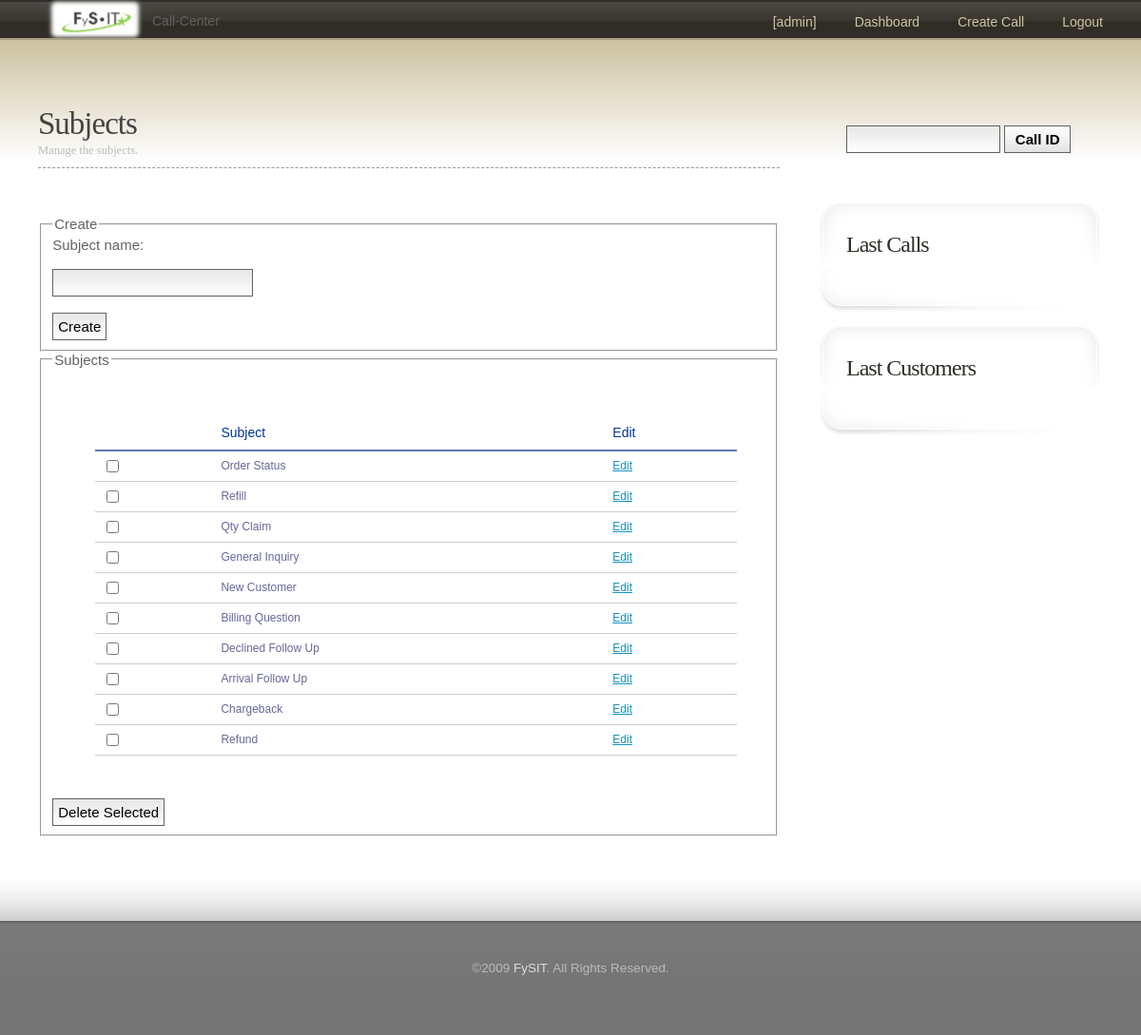
/subjects.php (signed in), run on the app's committed database.
### tables this page shows
CREATE TABLE IF NOT EXISTS `subjects` (
  `id` int(10) NOT NULL AUTO_INCREMENT,
  `subject` varchar(255) NOT NULL,
  PRIMARY KEY (`id`)
);

### inc/classes/db.php (called while the page is built, shortened)
<?php
class db extends debug
{
	public $db, $link, $num_queries, $ok, $num_rows;
	public $prefix;
	function addPrefix($table)
	{
		$final = $this->prefix.$table;
		return $final;
	}
	function __construct($server, $user, $password, $database)
	{
		$this->db['server'] = $server;
		$this->db['user'] =	$user;
		$this->db['password'] = $password;
		$this->link = @mysql_connect($this->db['server'], $this->db['user'], $this->db['password']);
	}
	function query($query, $debug = false, $no_errors = false)
	{
		if ($this->link) {
			@$result = mysql_query($query);
			if (($result) || ($no_errors)) {
				return $result;
			} else {
				$this->addToLog(mysql_error());
			}
		} else {
			$this->addToLog(mysql_error());
		}
	}
	function newRow($query)
	{
		if ($query)
			return mysql_fetch_assoc($query);
	}
}
?>

### inc/config.php (called while the page is built, shortened)
<?php
$db = new db('server', 'user', 'password', 'table');
$db->setLogBuffer(false);
$db->prefix = '';
?>

### inc/tables.php (called while the page is built)
<?php
$db->table = array('users' => $db->addPrefix('users'),
					 'customers' => $db->addPrefix('customers'),
					 'calls' => $db->addPrefix('calls'),
					 'webs' => $db->addPrefix('webs'),
					 'subjects' => $db->addPrefix('subjects'),
					 'options' => $db->addPrefix('options')
			 );
?>

### inc/classes/subject.php (the view, shortened to what this page needs)
<?php
class subject extends debug
{
	function show()
	{
		global $db;
		$query = $db->query("SELECT * FROM {$db->table['subjects']}");
		while($row = $db->newRow($query)) {
			echo('
								<tr>
									<td><input type="checkbox" name="delete[]" value="'.$row['id'].'"/></td>
									<td>'.$row['subject'].'</td>
									<td><a href="?edit='.$row['id'].'">Edit</a></td>
								</tr>
			');
		}
	}
}
?>

### themes/default/header.php (shortened to what this page needs)
<!DOCTYPE html PUBLIC "-//W3C//DTD XHTML 1.0 Strict//EN" "http://www.w3.org/TR/xhtml1/DTD/xhtml1-strict.dtd">
<html xmlns="http://www.w3.org/1999/xhtml">
<head>
<link href="<?php echo ('themes/'.THEME); ?>/css/default.css" rel="stylesheet" type="text/css" media="screen" />
</head>
<body>
<div id="header">
	<div id="logo">
		<h1><img src="<?php echo ('themes/'.THEME); ?>/images/inline_logo.png"/></h1>
		<p>Call-Center</p>
	</div>
	<div id="menu">
		<ul>
			<li><a href="users.php?id=<?php echo ($_SESSION['users']['id']); ?>">[<?php echo ($_SESSION['users']['user']); ?>]</a></li>
			<li class="current_page_item"><a href="index.php">Dashboard</a></li>
			<li><a href="create.php">Create Call</a></li>
			<li class="last"><a href="logout.php">Logout</a></li>
		</ul>
	</div>
</div>
<div id="page">
	<div id="sidebar">
		<ul>
			<li id="search" style="background: none;">
				<form id="searchform" method="get" action="edit.php">
					<div>
						<input type="text" name="id" id="s" size="15" />
						<br />
						<input type="submit" value="Call ID" />
					</div>
				</form>
			</li>
			<li>
				<h2>Last Calls</h2>
				<ul>
				</ul>
			</li>
			<li>
				<h2>Last Customers</h2>
				<ul>
				</ul>
			</li>
		</ul>
	</div>
	<div id="content">
		<div class="post">

### subjects.php (shortened to what this page needs)
<?php
require_once('inc/top.php');
require_once('inc/classes/subject.php');
include_once('themes/'.THEME.'/header.php');
?>
			<div class="title">
				<h2>Subjects</h2>
				<p><small>Manage the subjects.</small></p>
			</div>
			<div class="entry">
				<fieldset>
					<legend>Create</legend>
					<form action="subjects.php" method="post">
						<label for="subject">Subject name:</label><br><br>
						<input type="text" id="subject" name="subject" /><br><br>
						<input type="submit" value="Create"/>
					</form>
				</fieldset>
				<fieldset>
					<legend>Subjects</legend>
					<form action="subjects.php" method="post">
					<table id="table-1" summary="tables">
						<thead>
							<tr>
								<th scope="col"></th>
								<th scope="col">Subject</th>
								<th scope="col">Edit</th>
							</tr>
						</thead>
						<tbody>
						<?php $subject->show(); ?>
						</tbody>
					</table>
					<input type="submit" value="Delete Selected"/>
					</form>
				</fieldset>
			</div>
<?php
include_once('themes/'.THEME.'/footer.php');
?>

### themes/default/footer.php
		</div>
	</div>
	<br style="clear: both;" />
</div>
<div id="footer">
	<p class="legal">
		&copy;2009 <a href="http://www.fysit.com/">FySIT</a>. All Rights Reserved.
	</p>
</div>
</body>
</html>

### themes/default/css/default.css (style rules this page uses)
body { margin: 0; padding: 0; background: #FFFFFF url(images/img01.jpg) repeat-x; text-align: justify; font: 15px Arial, Helvetica, sans-serif; color: #626262; }
form { margin: 0; padding: 0; }
input, textarea { padding: 5px; background: #FEFEFE url(images/img13.gif) repeat-x; border: 1px solid #626262; font: normal 1em Arial, Helvetica, sans-serif; }
h1, h1 a, h2, h2 a, h3, h3 a { margin: 0; text-decoration: none; font-family: Tahoma, Georgia, "Times New Roman", Times, serif; font-weight: normal; color: #444444; }
h1 { letter-spacing: -1px; font-size: 2.2em; font-family: Verdana, Arial, Helvetica, sans-serif; }
h2 { letter-spacing: -1px; font-size: 2em; }
p, ol, ul { margin-bottom: 2em; line-height: 200%; }
a { color: #1692B8; }
#header { height: 42px; }
#logo h1, #logo p { float: left; }
#logo h1 { padding: 0px 0 0 40px; }
#logo p { margin: 0; padding: 14px 0 0 4px; line-height: normal; font-family: Verdana, Arial, Helvetica, sans-serif; font-size: 14px; }
#menu { float: right; }
#menu ul { margin: 0; padding: 0; list-style: none; }
#menu li { display: block; float: left; height: 42px; }
#menu a { display: block; padding: 8px 20px 0px 20px; text-decoration: none; text-align: center; font-family: Verdana, Arial, Helvetica, sans-serif; font-weight: normal; font-size: 14px; color: #CEC5A4; }
#menu .last { margin-right: 20px; }
#page { padding: 40px 40px 0 40px; }
#content { margin-right: 340px; }
.post { margin-bottom: 10px; }
.post .title { border-bottom: 1px #999999 dashed; font-family: Tahoma, Georgia, "Times New Roman", Times, serif; }
.post .title h2 { padding: 30px 30px 0 0px; font-weight: normal; font-size: 2.2em; }
.post .title p { margin: 0; padding: 0 0 10px 0px; line-height: normal; color: #BABABA; }
.post .entry { padding: 20px 0px 20px 0px; }
#sidebar { float: right; width: 300px; margin-top: 30px; }
#sidebar ul { margin: 0; padding: 0; list-style: none; }
#sidebar li { margin-bottom: 10px; background: url(images/img10.gif) no-repeat left bottom; }
#sidebar li ul { padding: 0 30px 40px 30px; }
#sidebar h2 { padding: 30px 30px 20px 30px; background: url(images/img09.gif) no-repeat; font-weight: normal; font-size: 1.6em; color: #302D26; }
#search { padding: 20px 30px 40px 30px; }
#search input { padding: 0; width: 70px; height: 29px; background: #DFDFDF url(images/img14.gif) repeat-x; font-weight: bold; }
#search #s { padding: 5px; width: 150px; height: auto; background: #FEFEFE url(images/img13.gif) repeat-x; border: 1px solid #626262; font: normal 1em Arial, Helvetica, sans-serif; }
#footer { padding: 70px 0 50px 0; background: #757575 url(images/img08.gif) repeat-x; }
#footer p { margin-bottom: 1em; text-align: center; line-height: normal; font-size: .9em; color: #BABABA; }
#footer a { padding: 0 20px; text-decoration: none; color: #DDDDDD; }
#footer .legal a { padding: 0; }
#table-1 { font-family: "Lucida Sans Unicode", "Lucida Grande", Sans-Serif; font-size: 12px; background: #fff; margin: 45px; width: 90%; border-collapse: collapse; text-align: left; }
#table-1 th { font-size: 14px; font-weight: normal; color: #039; padding: 10px 8px; border-bottom: 2px solid #6678b1; }
#table-1 td { border-bottom: 1px solid #ccc; color: #669; padding: 6px 8px; }

### data on the page
subjects: subject "Order Status"
subjects: subject "Refill"
subjects: subject "Qty Claim"
subjects: subject "General Inquiry"
subjects: subject "New Customer"
subjects: subject "Billing Question"
subjects: subject "Declined Follow Up"
subjects: subject "Arrival Follow Up"
subjects: subject "Chargeback"
subjects: subject "Refund"

### other printed values
$_SESSION['users']['user'] "admin"
